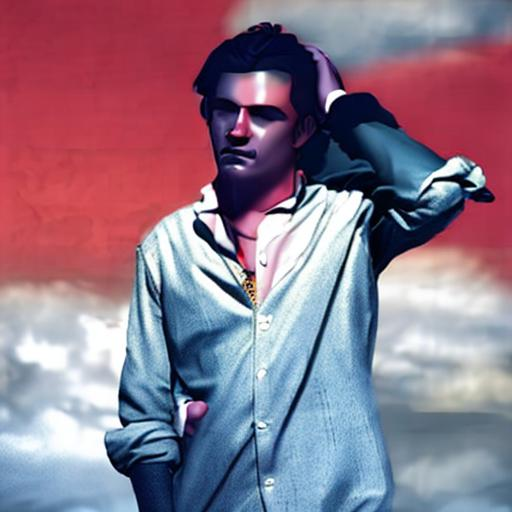
#> input picture test_result/test3.jpg, 512 x 512 px
$ python spec.py
#> lines starting #> are read from the running program, lines starting #| are printed output that depends on the picture
import numpy as np
import cv2
import matplotlib.pyplot as plt
from mpl_toolkits.mplot3d import Axes3D

# 加载图像
img = cv2.imread('test_result/test3.jpg', cv2.IMREAD_GRAYSCALE)
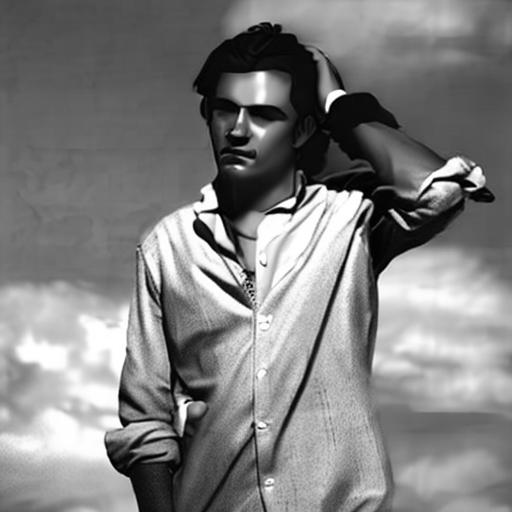
#> img: shape (512, 512); min 0, max 255, mean 128.1

# 进行傅里叶变换
f = np.fft.fft2(img)
fshift = np.fft.fftshift(f)
magnitude_spectrum = 20*np.log(np.abs(fshift))
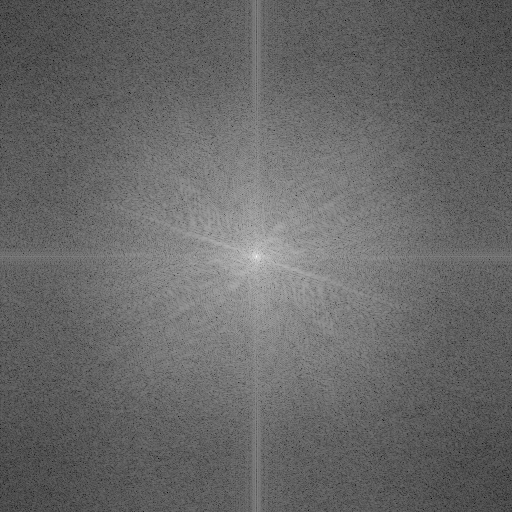
#> magnitude_spectrum: shape (512, 512) float64; min 6.04, max 346.6, mean 144.9; drawn with min black and max white

# 构造3D坐标轴
x, y = np.meshgrid(np.arange(img.shape[1]), np.arange(img.shape[0]))
z = magnitude_spectrum

# 颜色映射
colors = plt.cm.viridis(z/z.max())
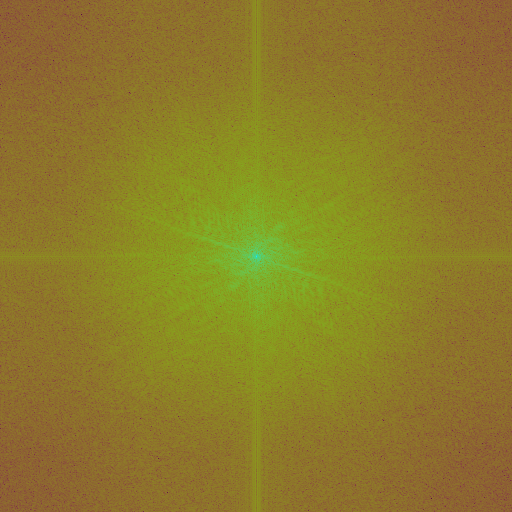
#> colors: shape (512, 512, 4) float64; mean of channels 0, 1, 2, 3 0.163, 0.487, 0.552, 1; drawn as B, G, R

# 绘制3D频谱图
fig = plt.figure()
ax = fig.add_subplot(111, projection='3d')
surf = ax.plot_surface(x, y, z, facecolors=colors, shade=False)
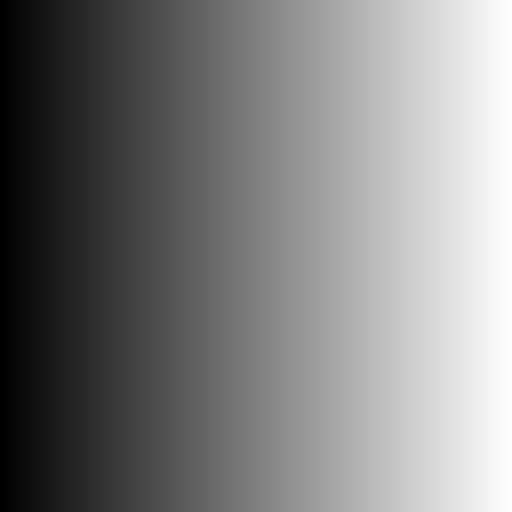
#> x: shape (512, 512) int64; min 0, max 511, mean 255.5; drawn with min black and max white
surf.set_facecolor((0,0,0,0))
ax.set_xlabel('X')
ax.set_ylabel('Y')
ax.set_zlabel('Magnitude')

# 保存图像
plt.savefig('test_result/spectrogram3.png', dpi=300, bbox_inches='tight')
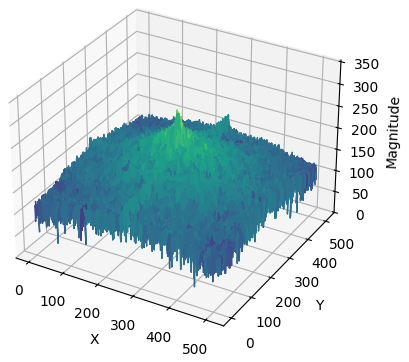
#> figure drawn by matplotlib, 1 panel

$ run again, with test_result/boy.jpg copied over test_result/test3.jpg
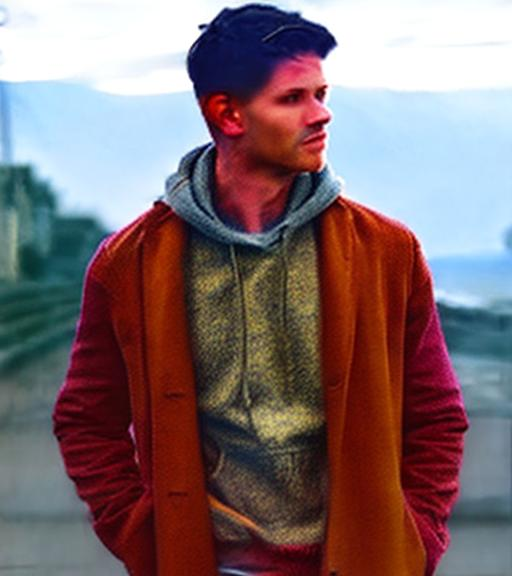
#> input picture test_result/boy.jpg, 512 x 576 px
#> `colors = plt.cm.viridis(z/z.max())`:
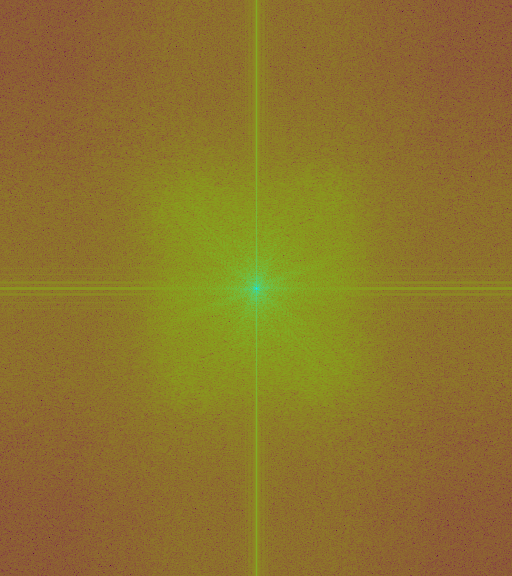
#> colors: shape (576, 512, 4) float64; mean of channels 0, 1, 2, 3 0.174, 0.456, 0.553, 1; drawn as B, G, R
#> `plt.savefig('test_result/spectrogram3.png', dpi=300, bbox_inches='tigh..`:
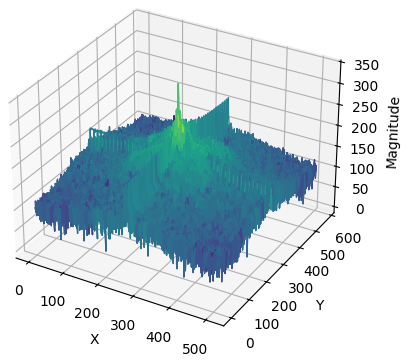
#> figure drawn by matplotlib, 1 panel
